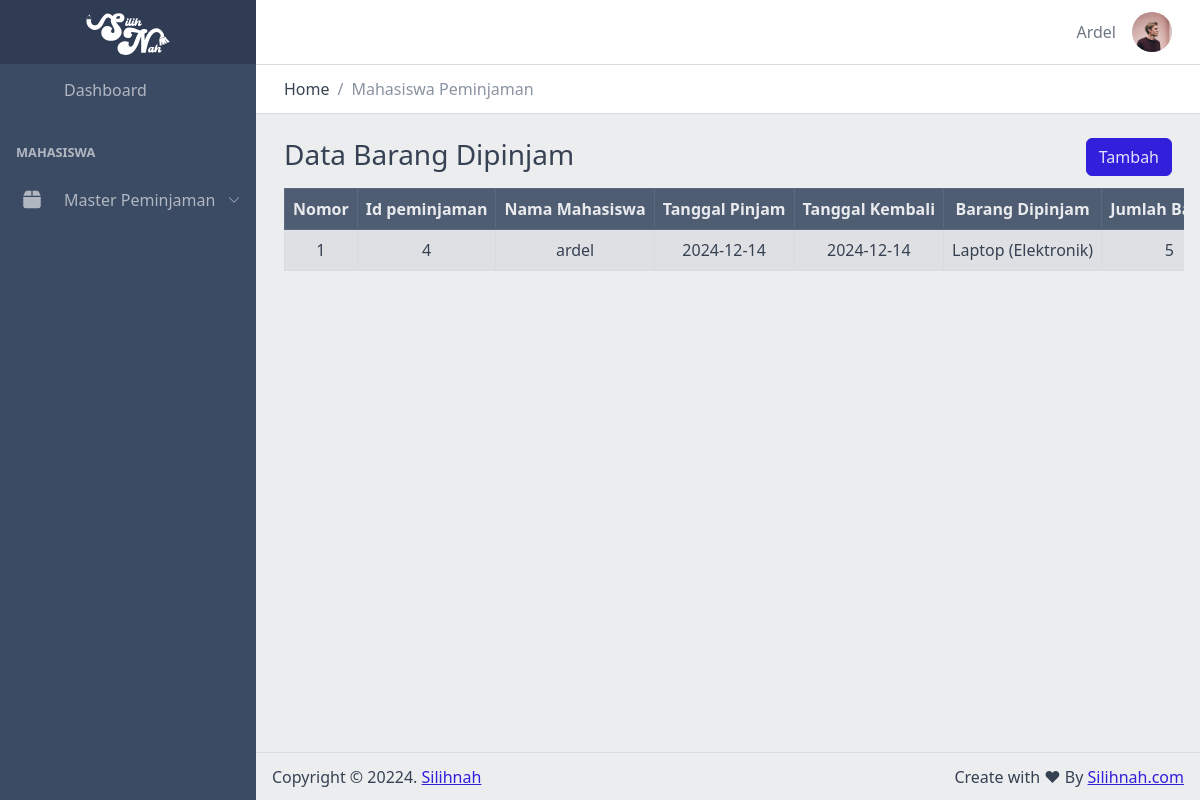
The page /views/mahasiswa/peminjaman/ (signed in) on the database as committed earlier.
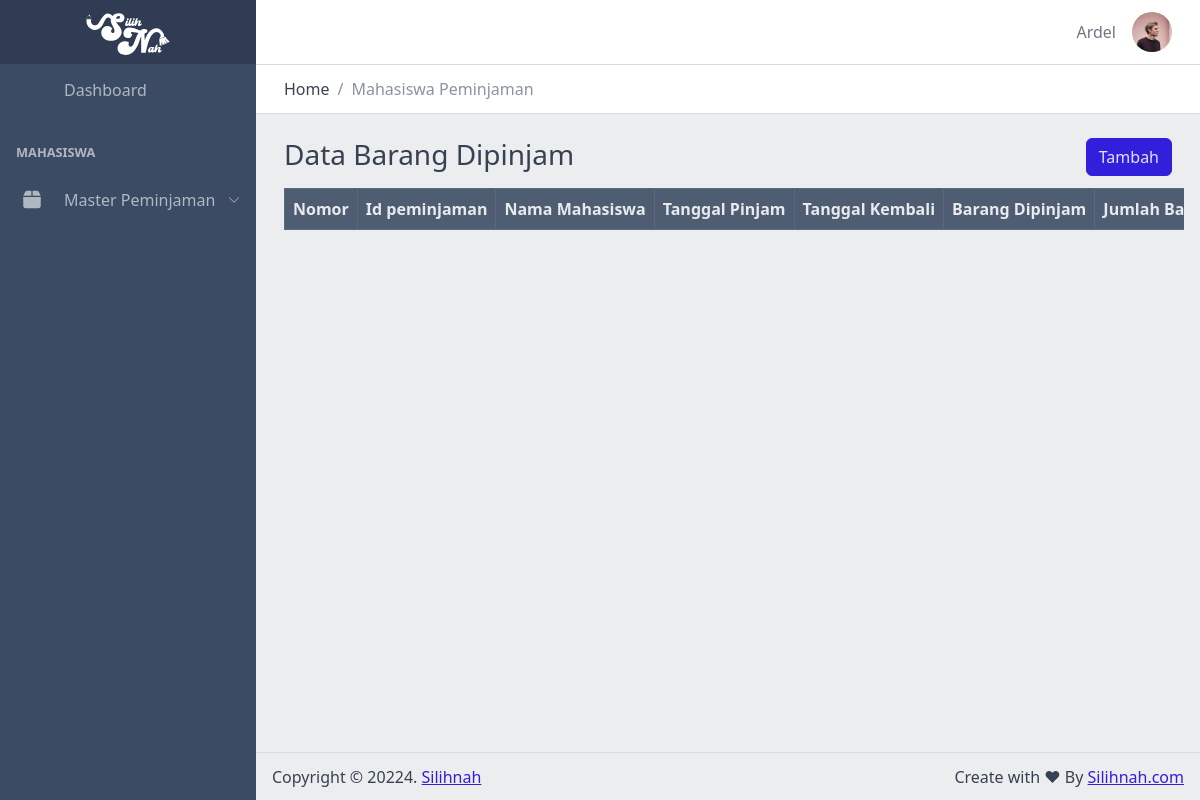
The same page on the database as committed later.
### tables this page shows
CREATE TABLE `peminjaman` (
  `id_peminjaman` int NOT NULL,
  `id_mahasiswa` int NOT NULL,
  `tanggal_pinjam` date NOT NULL,
  `tanggal_kembali` date NOT NULL,
  `id_petugas` int DEFAULT NULL,
  `id_status` int DEFAULT NULL
);

CREATE TABLE `mahasiswa` (
  `id_mahasiswa` int NOT NULL,
  `id_user` int NOT NULL,
  `nim` varchar(10) DEFAULT NULL,
  `nama` varchar(255) DEFAULT NULL,
  `telpon` varchar(13) DEFAULT NULL,
  `jenis_kelamin` enum('Laki-Laki','Perempuan') DEFAULT NULL,
  `tanggal_lahir` date DEFAULT NULL,
  `alamat` text,
  `agama` enum('Hindu','Islam','Budha','Kristen','Katolik','Konghucu') DEFAULT NULL
);

### functions/connect.php (called while the page is built, shortened)
<?php
class Connect
{
    private $host = 'localhost';
    private $user = 'root';
    private $pass = '';
    private $db = 'silihnah';
    function __construct()
    {
        $this->conn = new mysqli($this->host, $this->user, $this->pass, $this->db);
    }
}

### functions/peminjaman.php (called while the page is built, shortened)
<?php
include 'connect.php';
class Peminjaman extends Connect
{
    public function getDataPeminjamanMahasiswaStatusBelumById($id)
    {
        $query = "SELECT
            peminjaman.id_peminjaman,
            peminjaman.id_mahasiswa,
            peminjaman.id_petugas,
            peminjaman.id_status,
            peminjaman.id_peminjaman,
            peminjaman.tanggal_pinjam,
            peminjaman.tanggal_kembali,
            mahasiswa.nama AS nama_mahasiswa,
            petugas.nama AS nama_petugas,
            status.nama_status AS nama_status,
            GROUP_CONCAT(CONCAT(barang.nama, ' (', kategori.nama, ')') SEPARATOR ', ') AS barang_dipinjam,
            GROUP_CONCAT(detail_peminjaman.jumlah SEPARATOR ', ') AS jumlah_barang
        FROM
            peminjaman
        LEFT JOIN
            detail_peminjaman ON peminjaman.id_peminjaman = detail_peminjaman.id_peminjaman
        LEFT JOIN
            barang ON detail_peminjaman.id_barang = barang.id_barang
        LEFT JOIN
            kategori ON barang.id_kategori = kategori.id_kategori
        LEFT JOIN
            mahasiswa ON peminjaman.id_mahasiswa = mahasiswa.id_mahasiswa
        LEFT JOIN
            petugas ON peminjaman.id_petugas = petugas.id_petugas
        LEFT JOIN
            status ON peminjaman.id_status = status.id_status
        WHERE peminjaman.id_mahasiswa = '$id' AND (peminjaman.id_status = 1 or peminjaman.id_status = 2)
        GROUP BY
            peminjaman.id_peminjaman";
        $result = mysqli_query($this->conn, $query);
        $data = [];
        while ($row = mysqli_fetch_assoc($result)) {
            $data[] = $row;
        }
        return $data;
    }
    public function getDataMahasiswaByUserId($id)
    {
        $query = "SELECT * FROM mahasiswa Where id_user = '$id'";
        $result = $this->conn->query($query);
        if ($result->num_rows > 0) {
            return $result->fetch_assoc();
        } else {
            return null;
        }
    }
}

### views/mahasiswa/peminjaman/index.php (the view, shortened to what this page needs)
<?php
include '../../../functions/peminjaman.php';
$peminjaman = new Peminjaman();
$dataMahasiswa = $peminjaman->getDataMahasiswaByUserId($_SESSION['user']['id_user']);
$data = $peminjaman->getDataPeminjamanMahasiswaStatusBelumById($dataMahasiswa['id_mahasiswa']);
$title = "Mahasiswa Peminjaman";
?>
<?php include('../../templates/header.php'); ?>
<div class="container-fluid">
    <div class="row justify-content-center">
        <div class="col">
            <h3>Data Barang Dipinjam</h3>
        </div>
        <div class="col text-end">
            <a class="btn btn-primary" href="tambah.php">
                Tambah
            </a>
        </div>
    </div>
</div>
<div class="container-fluid table-responsive">
    <table id="data-table" class="table text-nowrap table-bordered table-striped text-center mt-2 align-middle">
        <thead class="table-dark">
            <tr>
                <th>Nomor</th>
                <th>Id peminjaman</th>
                <th>Nama Mahasiswa</th>
                <th>Tanggal Pinjam</th>
                <th>Tanggal Kembali</th>
                <th>Barang Dipinjam</th>
                <th>Jumlah Barang</th>
            </tr>
        </thead>
        <tbody>
            <?php $no = 1; ?>
            <?php foreach ($data as $row) : ?>
                <tr>
                    <td><?= $no++; ?></td>
                    <td><?= $row['id_peminjaman']; ?></td>
                    <td><?= $row['nama_mahasiswa']; ?></td>
                    <td><?= $row['tanggal_pinjam']; ?></td>
                    <td><?= $row['tanggal_kembali']; ?></td>
                    <td><?= $row['barang_dipinjam']; ?></td>
                    <td><?= $row['jumlah_barang']; ?></td>
                </tr>
            <?php endforeach; ?>
        </tbody>
    </table>
</div>
<?php include('../../templates/footer.php'); ?>

### views/templates/header.php (shortened to what this page needs)
<!DOCTYPE html>
<html lang="en">
<head>
    <link rel="stylesheet" href="<?= BASE_URL; ?>/assets/css/vendors/simplebar.css">
    <link rel="stylesheet" href="<?= BASE_URL; ?>/assets/css/style.css">
    <link rel="stylesheet" href="<?= BASE_URL; ?>/assets/css/examples.css">
    <link rel="stylesheet" href="<?= BASE_URL; ?>/assets/css/main.css">
    <link rel="stylesheet" href="<?= BASE_URL; ?>/assets/vendors/simplebar/css/simplebar.css">
    <link rel="stylesheet" href="<?= BASE_URL; ?>/assets/vendors/@coreui/chartjs/css/coreui-chartjs.css">
    <link rel="stylesheet" href="<?= BASE_URL; ?>/assets/fontawesome/css/all.min.css">
    <link rel="stylesheet" href="<?= BASE_URL; ?>/assets/fontawesome/css/regular.min.css">
    <link rel="stylesheet" href="<?= BASE_URL; ?>/assets/fontawesome/css/solid.min.css">
    <link rel="stylesheet" href="<?= BASE_URL; ?>/assets/fontawesome/css/fontawesome.min.css">
    <link rel="stylesheet" href="<?= BASE_URL; ?>/assets/fontawesome/css/brands.min.css">
    <link rel="stylesheet" href="https://cdn.jsdelivr.net/npm/prismjs@1.23.0/themes/prism.css">
</head>
<body>
    <?php include('sidebar.php'); ?>
    <div class="wrapper d-flex flex-column min-vh-100 bg-light">
        <?php include('navbar.php'); ?>
        <div class="body flex-grow-1 px-3">

### views/templates/sidebar.php (shortened to what this page needs)
<div class="sidebar sidebar-dark sidebar-fixed" id="sidebar">
    <div class="sidebar-brand d-none d-md-flex">
        <img class="sidebar-brand-full" width="118" height="46" src="<?= BASE_URL; ?>/assets/img/silihnah-putih.svg" alt="">
    </div>
    <ul class="sidebar-nav" data-coreui="navigation" data-simplebar="">
        <?php if ($_SESSION['user']['id_role'] == 1 || $_SESSION['user']['id_role'] == 2): ?>
            <li class="nav-item">
                <a class="nav-link" href="<?= BASE_URL; ?>/views/admin">
                    <svg class="nav-icon">
                        <use xlink:href="<?= BASE_URL; ?>/assets/vendors/@coreui/icons/svg/free.svg#cil-speedometer"></use>
                    </svg> Dashboard
                </a>
            </li>
            <li class="nav-title">Admin</li>
            <li class="nav-group">
                <a class="nav-link nav-group-toggle">
                    <div class="nav-icon d-flex justify-content-center align-item-center">
                        <i class="fa-solid fa-users-gear"></i>
                    </div>
                    Master Pengguna
                </a>
                <ul class="nav-group-items compact">
                    <li class="nav-item">
                        <a class="nav-link" href="<?= BASE_URL; ?>/views/admin/user/">
                            <div class="nav-icon d-flex justify-content-center align-item-center">
                                <i class="fa-solid fa-user-gear"></i>
                            </div> Cridential
                        </a>
                    </li>
                    <li class="nav-item">
                        <a class="nav-link" href="<?= BASE_URL; ?>/views/admin/petugas/">
                            <div class="nav-icon d-flex justify-content-center align-item-center">
                                <i class="fa-solid fa-user-tie"></i>
                            </div> Petugas
                        </a>
                    </li>
                    <li class="nav-item">
                        <a class="nav-link" href="<?= BASE_URL; ?>/views/admin/mahasiswa/">
                            <div class="nav-icon d-flex justify-content-center align-item-center">
                                <i class="fa-solid fa-user-graduate"></i>
                            </div> Mahasiswa
                        </a>
                    </li>
                    <li class="nav-item">
                        <a class="nav-link" href="<?= BASE_URL; ?>/views/admin/role/">
                            <div class="nav-icon d-flex justify-content-center align-item-center">
                                <i class="fa-solid fa-user-shield"></i>
                            </div> Role
                        </a>
                    </li>
                </ul>
            </li>
            <li class="nav-title">Barang</li>
            <li class="nav-group">
                <a class="nav-link nav-group-toggle">
                    <div class="nav-icon d-flex justify-content-center align-item-center">
                        <i class="fa-solid fa-cube"></i>
                    </div>
                    Master Barang
                </a>
                <ul class="nav-group-items compact">
                    <li class="nav-item">
                        <a class="nav-link" href="<?= BASE_URL; ?>/views/admin/barang/">
                            <div class="nav-icon d-flex justify-content-center align-item-center">
                                <i class="fa-solid fa-cubes"></i>
                            </div> Barang
                        </a>
                    </li>
                    <li class="nav-item">
                        <a class="nav-link" href="<?= BASE_URL; ?>/views/admin/kategori/">
                            <div class="nav-icon d-flex justify-content-center align-item-center">
                                <i class="fa-solid fa-cubes-stacked"></i>
                            </div> Kategori
                        </a>
                    </li>
                </ul>
            </li>
            <li class="nav-title">Peminjaman</li>
            <li class="nav-group">
                <a class="nav-link nav-group-toggle">
                    <div class="nav-icon d-flex justify-content-center align-item-center">
                        <i class="fa-solid fa-box"></i>
                    </div>
                    Master Peminjaman
                </a>
                <ul class="nav-group-items compact">
                    <li class="nav-item">
                        <a class="nav-link" href="<?= BASE_URL; ?>/views/admin/peminjaman/">
                            <div class="nav-icon d-flex justify-content-center align-item-center">
                                <i class="fa-solid fa-box-open"></i>
                            </div> Peminjaman
                        </a>
                    </li>
                    <li class="nav-item">
                        <a class="nav-link" href="<?= BASE_URL; ?>/views/admin/peminjaman/history.php">
                            <div class="nav-icon d-flex justify-content-center align-item-center">
                                <i class="fa-solid fa-boxes-packing"></i>
                            </div> Histori Peminjaman
                        </a>
                    </li>
                </ul>
            </li>
            <li class="nav-title">Pengembalian</li>
            <li class="nav-group">
                <a class="nav-link nav-group-toggle">
                    <div class="nav-icon d-flex justify-content-center align-item-center">
                        <i class="fa-regular fa-folder-open"></i>
                    </div>
                    Master Peminjaman
                </a>
                <ul class="nav-group-items compact">
                    <li class="nav-item">
                        <a class="nav-link" href="<?= BASE_URL; ?>/views/admin/pengembalian/">
                            <div class="nav-icon d-flex justify-content-center align-item-center">
                                <i class="fa-solid fa-cart-flatbed-suitcase"></i>
                            </div> Pengembalian
                        </a>
                    </li>
                </ul>
            </li>
        <?php else : ?>
            <li class="nav-item">
                <a class="nav-link" href="<?= BASE_URL; ?>/views/mahasiswa">
                    <svg class="nav-icon">
                        <use xlink:href="<?= BASE_URL; ?>/assets/vendors/@coreui/icons/svg/free.svg#cil-speedometer"></use>
                    </svg> Dashboard
                </a>
            </li>
            <li class="nav-title">Mahasiswa</li>
            <li class="nav-group">
                <a class="nav-link nav-group-toggle">
                    <div class="nav-icon d-flex justify-content-center align-item-center">
                        <i class="fa-solid fa-box"></i>
                    </div>
                    Master Peminjaman
                </a>
            </li>
        <?php endif; ?>
    </ul>
</div>

### views/templates/navbar.php (shortened to what this page needs)
<header class="header header-sticky mb-4">
    <div class="container-fluid">
        <button class="header-toggler px-md-0 me-md-3" type="button" onclick="coreui.Sidebar.getInstance(document.querySelector('#sidebar')).toggle()">
            <svg class="icon icon-lg">
                <use xlink:href="<?= BASE_URL; ?>/assets/vendors/@coreui/icons/svg/free.svg#cil-menu"></use>
            </svg>
        </button>
        <ul class="header-nav ms-3">
            <li class="nav-item">
                <a class="nav-link text-capitalize">
                    <?= $_SESSION['user']['username']; ?>
                </a>
            </li>
            <li class=" nav-item dropdown"><a class="nav-link py-0" data-coreui-toggle="dropdown" href="#" role="button" aria-haspopup="true" aria-expanded="false">
                    <div class="avatar avatar-md"><img class="avatar-img" src="<?= BASE_URL; ?>/assets/img/team-4.jpg" alt="user@email.com"></div>
                </a>
            </li>
        </ul>
    </div>
    <div class="header-divider"></div>
    <div class="container-fluid">
        <nav aria-label="breadcrumb">
            <ol class="breadcrumb my-0 ms-2">
                <li class="breadcrumb-item">
                    <span>Home</span>
                </li>
                <li class="breadcrumb-item active">
                    <span><?= isset($title) ? $title : ''; ?></span>
                </li>
            </ol>
        </nav>
    </div>
</header>

### views/templates/footer.php (shortened to what this page needs)
</div>
<footer class="footer">
    <div>Copyright © 20224. <a href="">Silihnah </a></div>
    <div class="ms-auto">Create with ❤︎ By <a href="">Silihnah.com</a></div>
</footer>
</div>
</body>
</html>

### assets/css/main.css (style rules this page uses)
body { background-color: #e9ecef; }

Rows that differ between the two databases and show on the page:
no longer on this page (row edited): peminjaman: id_peminjaman "4", id_mahasiswa.nama "ardel", tanggal_pinjam "2024-12-14", tanggal_kembali "2024-12-14", barang_dipinjam "Laptop (Elektronik)", jumlah_barang "5"
